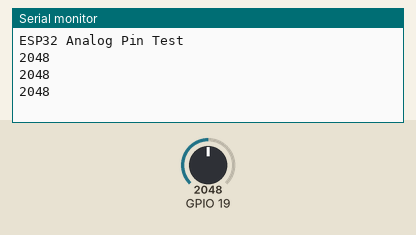
Recording of a sketch running on a simulated ESP32. Parts: the last lines printed to the serial monitor. Inputs (shaded band) come from the test bench; at power-on: GPIO 19 = 2048.

Above: at 2.2 s.
2.3 s: GPIO 19 set to 2866
At 2.9 s:
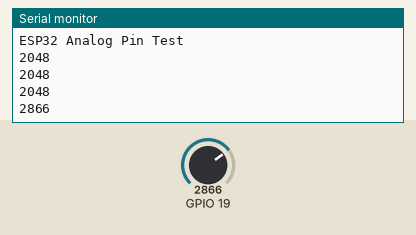
3.8 s: GPIO 19 set to 3603
At 4.4 s:
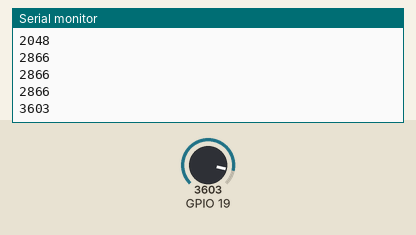
Timing chart, 0 to 6.8 s (numbered marks = the images above; inputs shaded):
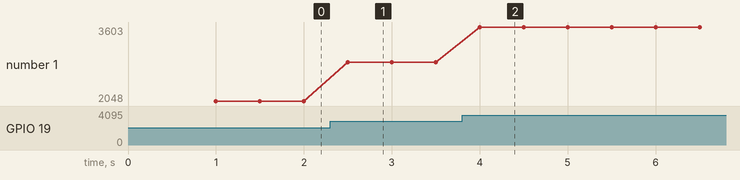

The sketch:

Dealing_with_Analog_Signals.ino
```cpp
int analogValue = 0;
void setup() {
  // put your setup code here, to run once:
  Serial.begin(115200);
  delay(1000);
  Serial.println("ESP32 Analog Pin Test");
}

void loop() {
  // put your main code here, to run repeatedly:
analogValue = analogRead(19);
Serial.println(analogValue);
delay(500);
}
```

Measured:
- after the input at 2.3 s, the serial monitor: prints a new line after 0.20 s (image 1)
- after the input at 3.8 s, the serial monitor: prints a new line after 0.20 s (image 2)
- plotted number 1: 2048 → 2866 after the input at 2.3 s, 2866 → 3603 after the input at 3.8 s
